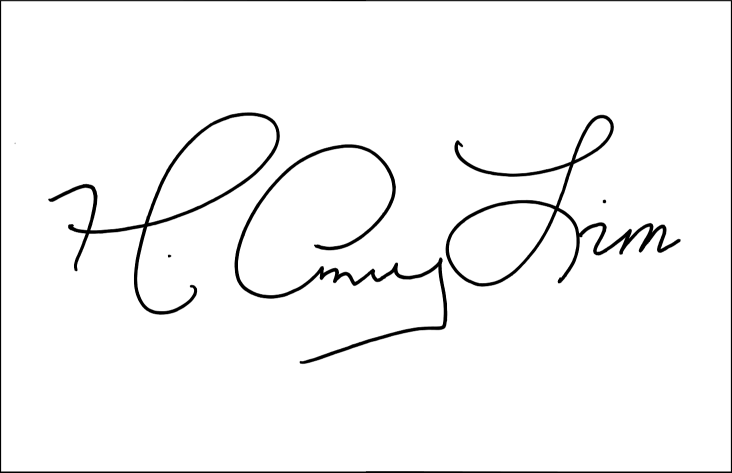
#> input picture amy/amy.png, 1464 x 945 px (shown at 1/2 size)
$ python raster_to_vector.py ../amy/amy.png out.png
#> lines starting #> are read from the running program, lines starting #| are printed output that depends on the picture
import cv2
import numpy as np
import svgwrite
from sklearn.cluster import KMeans

def raster_to_vector(input_image, output_svg, n_colors=5, threshold=128):
    # Load the image
#> called with input_image = '../amy/amy.png', output_svg = 'out.png', n_colors = 5, threshold = 128
    image = cv2.imread(input_image)
#> image is the input picture: shape (945, 1464, 3); min 0, max 255, mean 246.8
    image = cv2.cvtColor(image, cv2.COLOR_BGR2RGB)

    # Resize for faster processing (optional)
    original_size = image.shape[:2]
#> original_size = (945, 1464)
    resized_size = (256, int(256 * original_size[1] / original_size[0]))
#> resized_size = (256, 396)
    image = cv2.resize(image, resized_size)
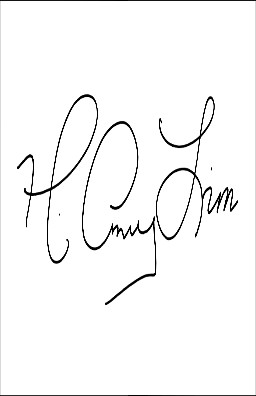
#> image: shape (396, 256, 3); min 0, max 255, mean 247.3

    # Apply K-means clustering for color reduction
    reshaped_image = image.reshape((-1, 3))
    kmeans = KMeans(n_clusters=n_colors, random_state=42)
    kmeans.fit(reshaped_image)
    clustered_image = kmeans.cluster_centers_[kmeans.labels_].reshape(image.shape).astype(np.uint8)

    # Convert to grayscale and apply thresholding
    grayscale = cv2.cvtColor(clustered_image, cv2.COLOR_RGB2GRAY)
    _, binary = cv2.threshold(grayscale, threshold, 255, cv2.THRESH_BINARY)

    # Find contours
    contours, _ = cv2.findContours(binary, cv2.RETR_TREE, cv2.CHAIN_APPROX_SIMPLE)
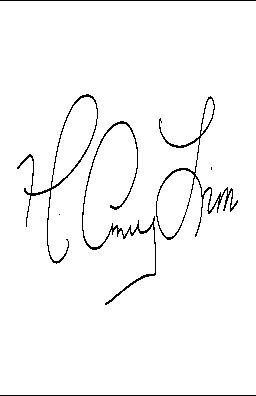
#> binary: shape (396, 256); 97.2% white; black in thin lines or dots

    # Create SVG file
    dwg = svgwrite.Drawing(output_svg, profile="tiny", size=(resized_size[1], resized_size[0]))
    for contour in contours:
        path_data = "M " + " L ".join(f"{p[0][0]},{p[0][1]}" for p in contour)
        dwg.add(dwg.path(d=path_data, fill="none", stroke="black", stroke_width=1))
    dwg.save()

    print(f"SVG saved to {output_svg}")

if __name__ == "__main__":
    import argparse
    parser = argparse.ArgumentParser(description="Convert raster images to vector SVGs.")
    parser.add_argument("input_image", help="Path to the input PNG image.")
    parser.add_argument("output_svg", help="Path to save the output SVG file.")
    parser.add_argument("--n_colors", type=int, default=5, help="Number of colors for clustering (default: 5).")
    parser.add_argument("--threshold", type=int, default=128, help="Threshold for binarization (default: 128).")
    args = parser.parse_args()

    raster_to_vector(args.input_image, args.output_svg, args.n_colors, args.threshold)
#> (the call stopped at in raster_to_vector, `dwg = svgwrite.Drawing(output_svg, profile="tiny", size=(resized_size[..`: svgwrite is not available in this run)
